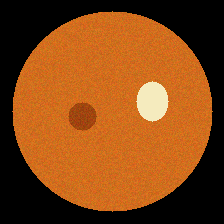
%> input picture data/raw/aptos/aptos_00_1.png, 224 x 224 px
$ octave --eval "result = preprocessPipeline(imread('../data/raw/aptos/aptos_00_1.png'));"   (GNU Octave 9; MATLAB toolbox functions it lacks are replaced by stand-ins)
%> lines starting %> are read from the running program, lines starting %| are printed output that depends on the picture; in (x1, y1, x2, y2) boxes, pixels count from 0 and x2, y2 are one past the last pixel; in counts of white or black regions, pixels touching at a corner belong together; the program's own positions count from 1
%> in preprocessPipeline, imgUint8 is the input picture: size 224x224x3 uint8; mean R, G, B 131.3, 70.6, 21.5
### preprocessing/applyMedianFilter.m
function denoised = applyMedianFilter(img, kernelSize)
%> called with kernelSize = [3 3]
% APPLYMEDIANFILTER Denoises fundus images using median filtering.
%
%   denoised = applyMedianFilter(img)
%   denoised = applyMedianFilter(img, kernelSize)
%
%   Inputs:
%       img        - RGB or grayscale retinal image array (uint8 or double).
%       kernelSize - (Optional) 2-element vector [M, N]. Defaults to [3, 3].
%
%   Outputs:
%       denoised   - Filtered image with salt-and-pepper and sensor impulse noise suppressed.
%
%   Clinical Rationale:
%       Eliminates isolated dead camera pixels and sensor grain that could otherwise
%       be falsely flagged as microaneurysms by deep learning feature extractors.
%
%   Author: SIH26038 Capstone Engineering Team
%   Date: September 2026

    if nargin < 2 || isempty(kernelSize)
        kernelSize = [3, 3];
    end

    if isfloat(img) && max(img(:)) <= 1.0
        imgUint8 = im2uint8(img);
    else
        imgUint8 = uint8(img);
    end

    if size(imgUint8, 3) == 3
        denoised = zeros(size(imgUint8), 'like', imgUint8);
%> denoised: size 224x224x3 uint8; every value is 0
        for c = 1:3
            denoised(:, :, c) = medfilt2(imgUint8(:, :, c), kernelSize);
        end
    else
        denoised = medfilt2(imgUint8, kernelSize);
    end
end

### preprocessing/correctIllumination.m
function [correctedImg, backgroundEst] = correctIllumination(img, sigmaVal)
% CORRECTILLUMINATION Compensates for non-uniform illumination, glare, and vignetting.
%
%   correctedImg = correctIllumination(img)
%   [correctedImg, backgroundEst] = correctIllumination(img, sigmaVal)
%
%   Inputs:
%       img           - RGB or grayscale fundus image (uint8 or double).
%       sigmaVal      - (Optional) Gaussian filter standard deviation for background estimation.
%                       Default: ~12% of image width.
%
%   Outputs:
%       correctedImg  - Illumination-leveled fundus image (uint8).
%       backgroundEst - Estimated background illumination field.
%
%   Algorithm:
%       Estimates slowly varying illumination gradient via Gaussian low-pass filtering.
%       Subtracts estimated background while restoring global mean luminance:
%           I_corrected = I - I_background + mean(I_background)
%
%   Author: SIH26038 Capstone Engineering Team
%   Date: September 2026

    if isfloat(img) && max(img(:)) <= 1.0
        imgUint8 = im2uint8(img);
    else
        imgUint8 = uint8(img);
    end

    [H, W, C] = size(imgUint8);

    if nargin < 2 || isempty(sigmaVal)
        sigmaVal = max(12.0, round(0.12 * W));
    end

    % Retinal foreground mask to avoid black border contamination
    gray = rgb2gray(imgUint8);
    rawMask = gray > 15;
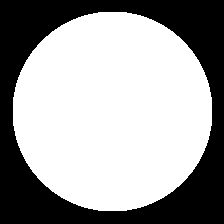
%> rawMask: size 224x224 logical; 62.6% white; 1 black region, box (x1, y1, x2, y2) and area: (0, 0, 224, 224) 18763
    se = strel('disk', 6);
    mask = imerode(rawMask, se);
%> mask: size 224x224 logical; 56.2% white; 1 black region, box (x1, y1, x2, y2) and area: (0, 0, 224, 224) 21971

    I_dbl = double(imgUint8);
    corrected = zeros(size(I_dbl), 'like', I_dbl);
%> corrected: size 224x224x3 double; every value is 0
    backgroundEst = zeros(size(I_dbl), 'like', I_dbl);

    for c = 1:C
        channel = I_dbl(:, :, c);

        % Smooth background surface
        bg = imgaussfilt(channel, sigmaVal);
        backgroundEst(:, :, c) = bg;

        % Restore mean illumination of retinal field
        retinalBg = bg(mask);
        if ~isempty(retinalBg)
            meanBg = mean(retinalBg);
        else
            meanBg = 128.0;
        end

        % Subtractive compensation
        comp = channel - bg + meanBg;

        % Restrict within [0, 255]
        corrected(:, :, c) = max(0.0, min(255.0, comp));
    end
%> this loop made 3 passes
%> meanBg on passes 1 to 3: 176.6, 95.68, 30.08
%> pass 1, in correctIllumination, `bg = imgaussfilt(channel, sigmaVal);`:
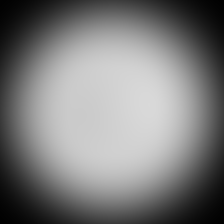
%> bg: size 224x224 double; min 0.93, max 217, mean 124.3
%> after the loop:
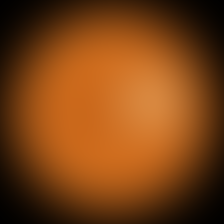
%> backgroundEst: size 224x224x3 double; mean R, G, B 124.3, 66.9, 20.5
%> after the loop:
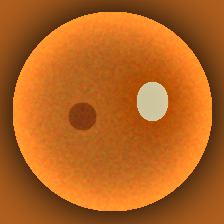
%> corrected: size 224x224x3 double; mean R, G, B 181, 99.3, 31

    % Mask out non-retinal background back to 0
    if any(~rawMask(:))
        for c = 1:C
            ch = corrected(:, :, c);
            ch(~rawMask) = 0;
            corrected(:, :, c) = ch;
        end
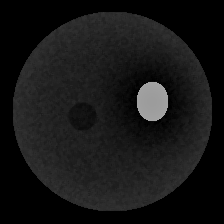
%> ch: size 224x224 double; min 0, max 164, mean 22.4
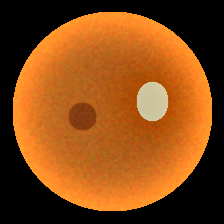
%> corrected: size 224x224x3 double; mean R, G, B 133.4, 73.1, 22.4
    end

    correctedImg = uint8(corrected);
end

### preprocessing/applyCLAHE.m
function outImg = applyCLAHE(inImg, clipLimit, tileGridSize, colorMode)
%> called with clipLimit = 0.02, tileGridSize = [8 8], colorMode = 'Lab'
% APPLYCLAHE Contrast-Limited Adaptive Histogram Equalization for fundus images.
%
%   outImg = applyCLAHE(inImg)
%   outImg = applyCLAHE(inImg, clipLimit)
%   outImg = applyCLAHE(inImg, clipLimit, tileGridSize)
%   outImg = applyCLAHE(inImg, clipLimit, tileGridSize, colorMode)
%
%   Inputs:
%       inImg        - RGB or grayscale retinal fundus image (uint8 or double).
%       clipLimit    - (Optional) Contrast threshold limit (Default: 0.02, or integer e.g. 2.0).
%       tileGridSize - (Optional) 2-element vector [M, N] contextual tiles (Default: [8, 8]).
%       colorMode    - (Optional) 'Lab' (Default) or 'GreenChannel'.
%
%   Outputs:
%       outImg       - CLAHE-enhanced RGB or grayscale image (uint8).
%
%   Clinical Rationale:
%       Enhancing the L* channel in CIELAB or the green channel selectively boosts
%       the visibility of subtle microaneurysms and intraretinal microvascular
%       abnormalities (IRMA) without colorimetric distortion.
%
%   Author: SIH26038 Capstone Engineering Team
%   Date: September 2026

    if nargin < 2 || isempty(clipLimit)
        clipLimit = 0.02;
    elseif clipLimit > 1.0
        clipLimit = clipLimit / 100.0; % Convert percentage/integer factor (e.g. 2.0 -> 0.02)
    end

    if nargin < 3 || isempty(tileGridSize)
        tileGridSize = [8, 8];
    end

    if nargin < 4 || isempty(colorMode)
        colorMode = 'Lab';
    end

    if isfloat(inImg) && max(inImg(:)) <= 1.0
        imgUint8 = im2uint8(inImg);
    else
        imgUint8 = uint8(inImg);
    end

    if size(imgUint8, 3) == 3
        switch lower(colorMode)
            case 'lab'
                % CIELAB color space: Enhance L* (luminance) channel
                labImg = rgb2lab(imgUint8);
%> labImg: size 224x224x3 double; mean of channels 1, 2, 3 36.9, 20.3, 35.6
                L_norm = labImg(:, :, 1) / 100.0;

                L_enh = adapthisteq(L_norm, ...
                                    'ClipLimit', clipLimit, ...
                                    'NumTiles', tileGridSize, ...
                                    'Distribution', 'rayleigh');

                labImg(:, :, 1) = L_enh * 100.0;
%> labImg: size 224x224x3 double; mean of channels 1, 2, 3 36, 20.3, 35.6
                outImg = lab2rgb(labImg);
                outImg = im2uint8(max(0.0, min(1.0, outImg)));
%> outImg: size 224x224x3 uint8

            case 'greenchannel'
                % Green channel selective enhancement
                outImg = imgUint8;
                outImg(:, :, 2) = adapthisteq(imgUint8(:, :, 2), ...
                                              'ClipLimit', clipLimit, ...
                                              'NumTiles', tileGridSize, ...
                                              'Distribution', 'rayleigh');

            otherwise
                % Default to Lab
                labImg = rgb2lab(imgUint8);
                L_norm = labImg(:, :, 1) / 100.0;
                L_enh = adapthisteq(L_norm, 'ClipLimit', clipLimit, 'NumTiles', tileGridSize);
                labImg(:, :, 1) = L_enh * 100.0;
                outImg = im2uint8(lab2rgb(labImg));
        end
    else
        % Grayscale direct CLAHE
        outImg = adapthisteq(imgUint8, 'ClipLimit', clipLimit, 'NumTiles', tileGridSize);
    end
end

### preprocessing/applyHistogramEqualization.m
function equalizedImg = applyHistogramEqualization(img, blendWeight)
%> called with blendWeight = 0.35
% APPLYHISTOGRAMEQUALIZATION Retinal-adapted luminance histogram equalization.
%
%   equalizedImg = applyHistogramEqualization(img)
%   equalizedImg = applyHistogramEqualization(img, blendWeight)
%
%   Inputs:
%       img         - RGB or grayscale fundus image (uint8 or double).
%       blendWeight - (Optional) Blending factor between original and equalized luminance [0, 1].
%                     Default: 0.40 (prevents unnatural wash-out and excessive noise amplification).
%
%   Outputs:
%       equalizedImg - Luminance-balanced and contrast-equalized fundus image (uint8).
%
%   Author: SIH26038 Capstone Engineering Team
%   Date: September 2026

    if nargin < 2 || isempty(blendWeight)
        blendWeight = 0.40;
    end

    if isfloat(img) && max(img(:)) <= 1.0
        imgUint8 = im2uint8(img);
    else
        imgUint8 = uint8(img);
    end

    if size(imgUint8, 3) == 3
        % Convert to HSV to equalize Value (V) or L*a*b* Luminance
        labImg = rgb2lab(imgUint8);
%> labImg: size 224x224x3 double; mean of channels 1, 2, 3 35.8, 19.7, 34.7
        L = labImg(:, :, 1) / 100.0; % Normalize to [0, 1]

        % Mask foreground retina
        gray = rgb2gray(imgUint8);
        mask = gray > 15;

        % Perform histogram equalization on luminance
        L_eq = histeq(L);

        % Controlled linear blend to preserve natural clinical coloration
        L_blended = (1 - blendWeight) * L + blendWeight * L_eq;
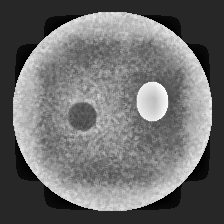
%> L_blended: size 224x224 double; min 0, max 0.994, mean 0.423

        labImg(:, :, 1) = L_blended * 100.0;
%> labImg: size 224x224x3 double; mean of channels 1, 2, 3 42.3, 19.7, 34.7
        equalizedImg = lab2rgb(labImg);
%> (the rest of the program and of its run is left out)
